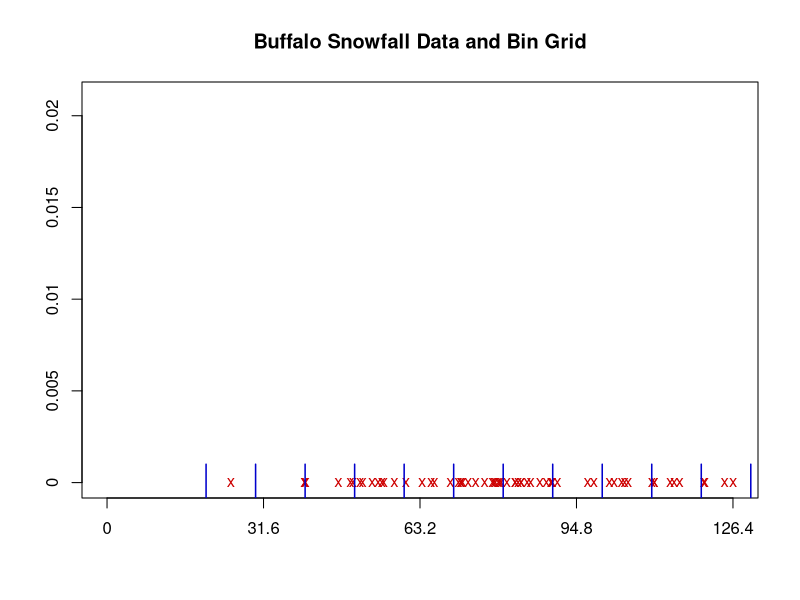

Here is the R script that generated this plot:

# clear variables and close windows
rm(list = ls(all = TRUE))
graphics.off()

y = 2:13
y = y * 10
y = cbind(y, y)

# load data
x = read.table("buffa.dat")
x = cbind(x, matrix(0, nrow(x), 1))

# plot
plot(x, axes = F, frame = T, ylim = c(0, 0.021), xlim = c(0, 126.4), pch = "x", col = "red3", 
    xlab = "", ylab = "", main = "Buffalo Snowfall Data and Bin Grid")
axis(1, seq(0, max(x[, 1]), length = 5), round(seq(0, max(x[, 1]), length = 5), 2))
axis(2, seq(0, 0.021, 0.005), seq(0, 0.021, 0.005))
for (i in 1:nrow(y)) {
    lines(y[i, ], rbind(-0.001, 0.001), col = "blue3", lwd = 1.5)
}
